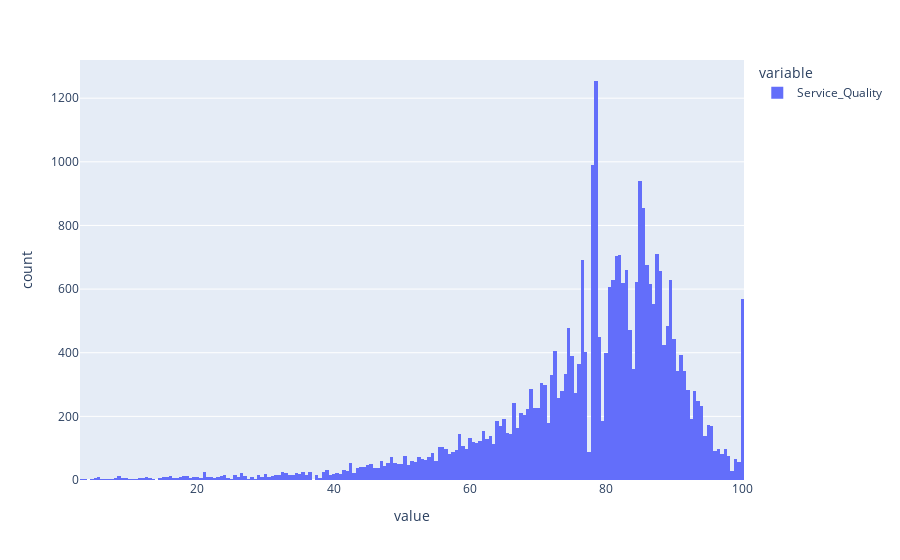
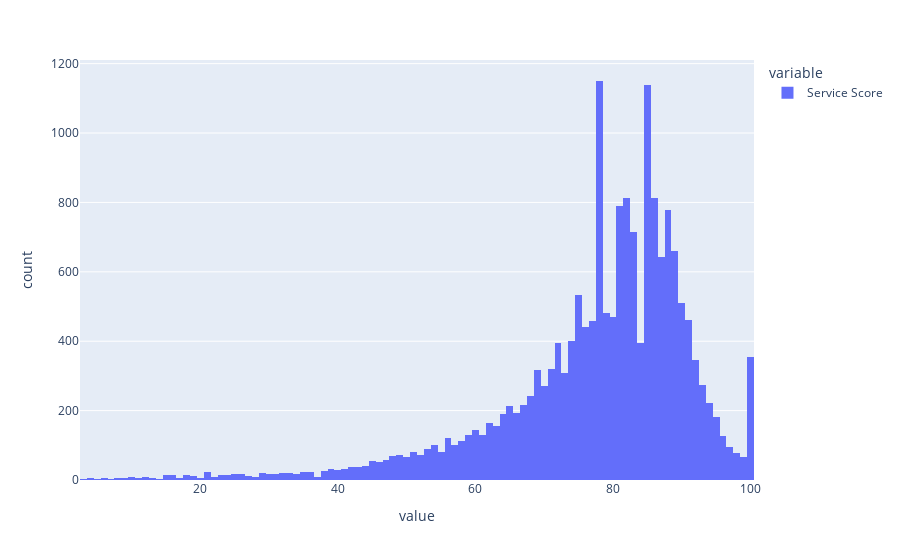

The code cell stored with these charts, in order, in its notebook:
### Code cell
import plotly.express as px

px.histogram(driver_df['Service_Quality']).show()
px.histogram(service['Service Score']).show()

### Figure 1 — Plotly figure (JSON) as saved in the notebook; plotly's stock layout.template omitted (floating-point values rounded to 4 significant figures; data arrays with more than 128 entries replaced by an {"elided": "..."} marker saying what was removed)
{"data": [{"alignmentgroup": "True", "bingroup": "x", "hovertemplate": "variable=Service_Quality<br>value=%{x}<br>count=%{y}<extra></extra>", "legendgroup": "Service_Quality", "marker": {"color": "#636efa", "pattern": {"shape": ""}}, "name": "Service_Quality", "offsetgroup": "Service_Quality", "orientation": "v", "showlegend": true, "type": "histogram", "x": {"elided": "31542 float values"}, "xaxis": "x", "yaxis": "y"}], "layout": {"autosize": true, "barmode": "relative", "legend": {"title": {"text": "variable"}, "tracegroupgap": 0}, "margin": {"t": 60}, "xaxis": {"anchor": "y", "autorange": true, "domain": [0, 1], "range": [2.75, 100.2], "title": {"text": "value"}, "type": "linear"}, "yaxis": {"anchor": "x", "autorange": true, "domain": [0, 1], "range": [0, 1320], "title": {"text": "count"}}}}

### Figure 2 — Plotly figure (JSON) as saved in the notebook; plotly's stock layout.template omitted (floating-point values rounded to 4 significant figures; data arrays with more than 128 entries replaced by an {"elided": "..."} marker saying what was removed)
{"data": [{"alignmentgroup": "True", "bingroup": "x", "hovertemplate": "variable=Service Score<br>value=%{x}<br>count=%{y}<extra></extra>", "legendgroup": "Service Score", "marker": {"color": "#636efa", "pattern": {"shape": ""}}, "name": "Service Score", "offsetgroup": "Service Score", "orientation": "v", "showlegend": true, "type": "histogram", "x": {"elided": "18558 float values"}, "xaxis": "x", "yaxis": "y"}], "layout": {"autosize": true, "barmode": "relative", "legend": {"title": {"text": "variable"}, "tracegroupgap": 0}, "margin": {"t": 60}, "xaxis": {"anchor": "y", "autorange": true, "domain": [0, 1], "range": [2.5, 100.5], "title": {"text": "value"}, "type": "linear"}, "yaxis": {"anchor": "x", "autorange": true, "domain": [0, 1], "range": [0, 1211.0], "title": {"text": "count"}}}}
